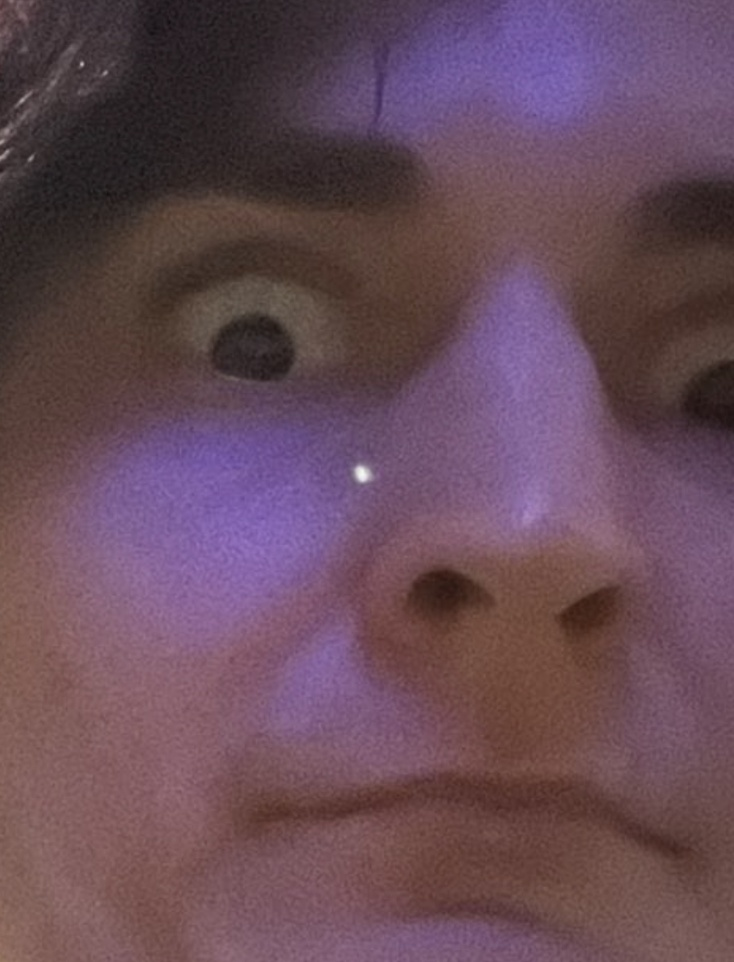
#> input picture joeyselfie.jpg, 734 x 962 px, shrunk from 1290 x 1691 before the run
$ python neon.py
#> lines starting #> are read from the running program, lines starting #| are printed output that depends on the picture; after the words box and inside, x2 and y2 are one past the last pixel; in counts of white or black regions, pixels touching at a corner belong together
import cv2
import numpy as np
from matplotlib import pyplot as plt

# load
image_path = 'joeyselfie.jpg'
original = cv2.imread(image_path)
#> original is the input picture: shape (962, 734, 3); mean B, G, R 88, 75.1, 103.1

if original is None:
    raise FileNotFoundError("Image not found. Check path to joeyselfie.jpg")

# convert
gray = cv2.cvtColor(original, cv2.COLOR_BGR2GRAY)
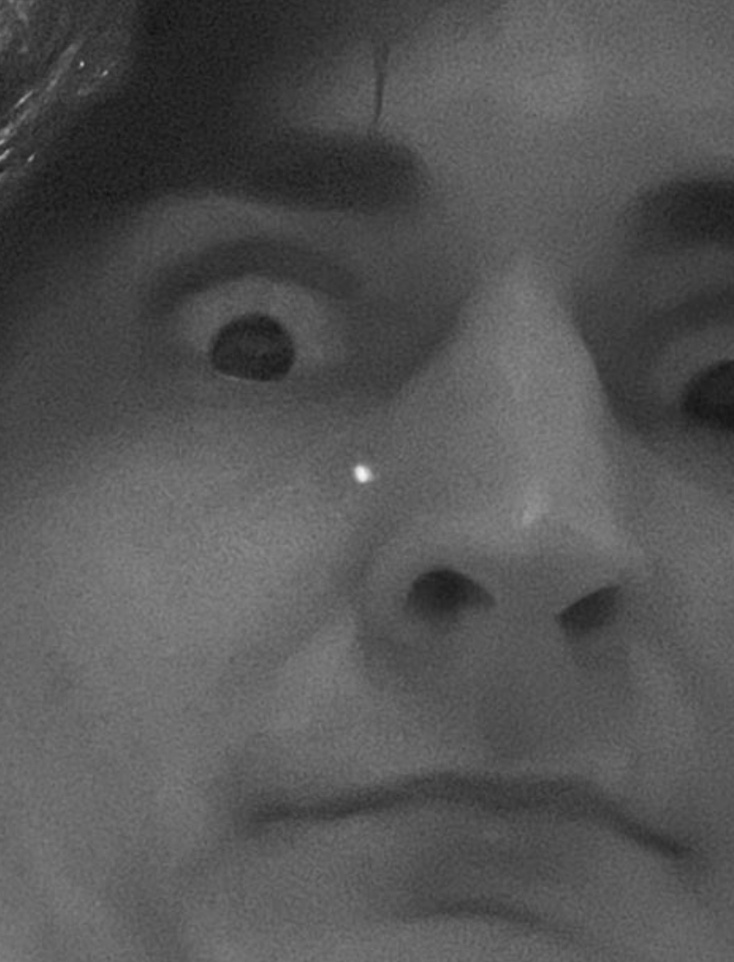
#> gray: shape (962, 734); min 15, max 246, mean 85

# noise red
blurred = cv2.GaussianBlur(gray, (5, 5), 1.5)

# canny ed red
edges = cv2.Canny(blurred, 40, 140, apertureSize=3, L2gradient=True)
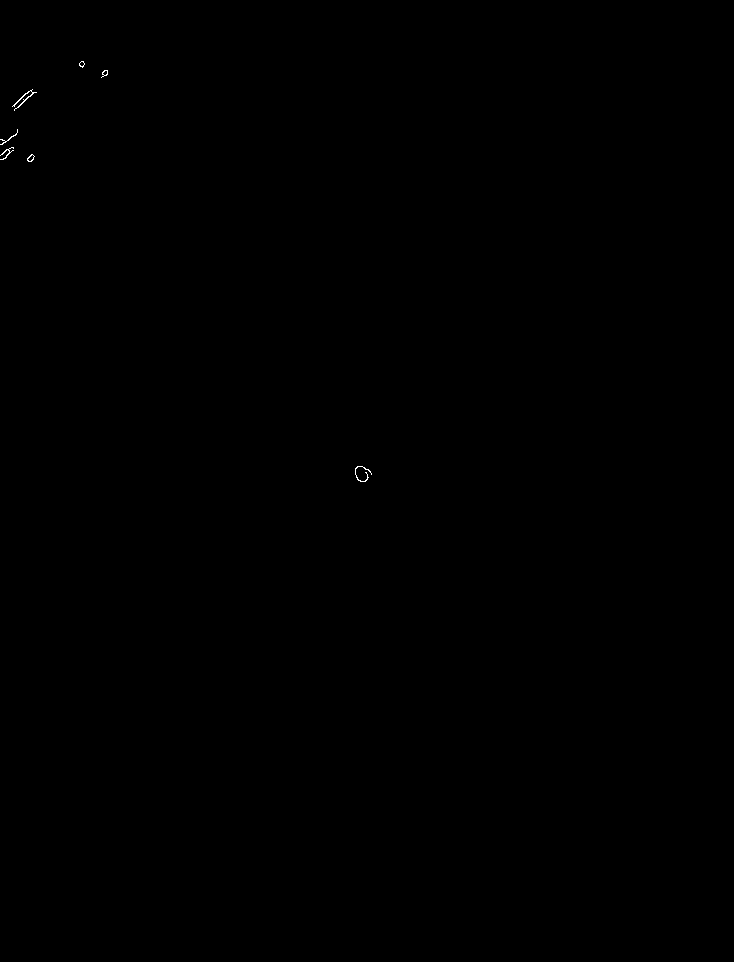
#> edges: shape (962, 734); 0.04% white in thin lines or dots, all inside (x1, y1, x2, y2) = (0, 61, 372, 482)

# 3-channel ed for glow
edges_color = cv2.cvtColor(edges, cv2.COLOR_GRAY2BGR)

# === MULTI-LAYER NEON GLOW PARAMETERS ===
glow_layers = 6                # number - layer
initial_blur = 7
blur_growth = 4
initial_alpha = 0.35           # how strong the first glow layer is
alpha_decay = 0.6              # decrease factor per layer
neon_bgr = np.array([255, 50, 255])

final = original.copy()

# === MULTI-LAYER GLOW LOOP ===
for i in range(glow_layers):
    # Expand blur size each pass for larger halo
    k = initial_blur + blur_growth * i
    k = max(3, k | 1)  # force odd kernel

    # Blur edges
    glow = cv2.GaussianBlur(edges_color, (k, k), 0)

    # Tint the glow w neon
    tinted_glow = cv2.multiply(glow, neon_bgr / 255.0)

    # Reduce alpha
    alpha = initial_alpha * (alpha_decay ** i)

    # Blend into final!!!
    final = cv2.addWeighted(final, 1.0, tinted_glow.astype(np.uint8), alpha, 0)

# Final edge highlight
#> (the run stopped early here; a loop or call above may not have finished)
